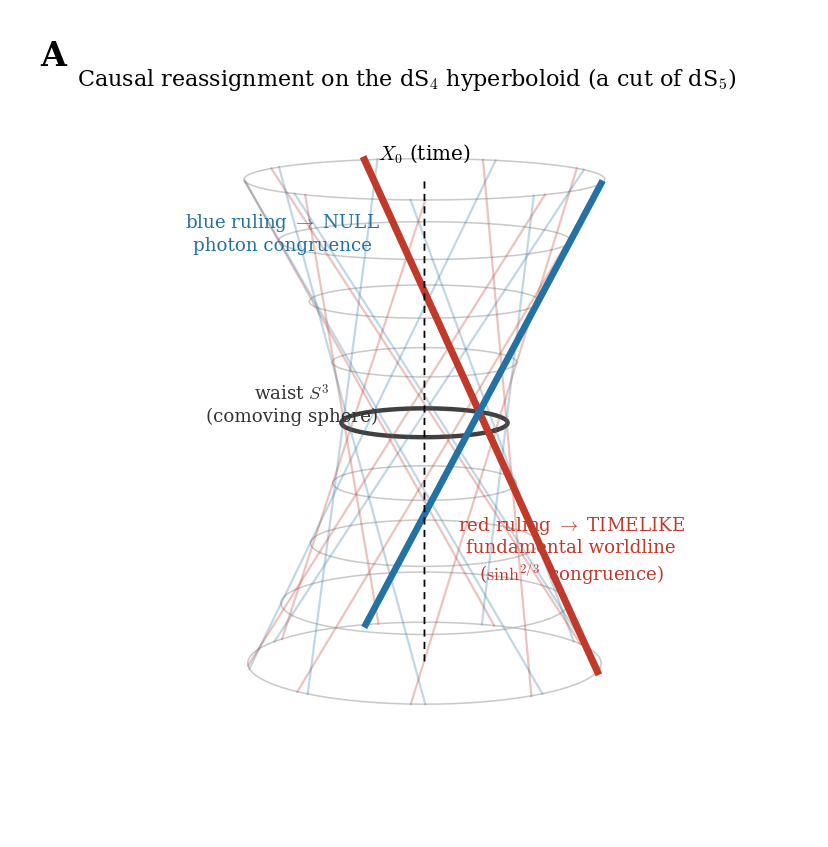

Python code for this plot:
"""Panel A - causal reassignment on the dS4 hyperboloid (a cut of the dS5 substrate).
Equilateral one-sheeted hyperboloid x^2+y^2-z^2=alpha^2 (a=b=alpha => null rulings = light cone).
Two straight null ruling families:  F1 (red)  -> reassigned TIMELIKE (fundamental worldlines, sinh^{2/3});
                                     F2 (blue) -> reassigned NULL (photon congruence).
Waist S^3 (z=0) and expanding at-rest S^3 slices (horizontal circles)."""
import numpy as np, matplotlib
matplotlib.use('Agg'); import matplotlib.pyplot as plt
from mpl_toolkits.mplot3d import Axes3D  # noqa
plt.rcParams.update({'font.family':'serif','font.size':11,'mathtext.fontset':'cm'})

zmax=1.9; t=np.linspace(-zmax,zmax,60)
def ruling(phi,sign):
    x=np.cos(phi)-sign*t*np.sin(phi); y=np.sin(phi)+sign*t*np.cos(phi); z=t
    return x,y,z
fig=plt.figure(figsize=(6.0,5.2)); ax=fig.add_subplot(111,projection='3d')
# at-rest S^3 slices (expanding circles) - light grey
for zc in np.linspace(-zmax,zmax,9):
    R=np.sqrt(1+zc**2); ph=np.linspace(0,2*np.pi,80)
    ax.plot(R*np.cos(ph),R*np.sin(ph),zc*np.ones_like(ph),color='0.7',lw=0.7,alpha=0.7)
# waist S^3 emphasised
ph=np.linspace(0,2*np.pi,120)
ax.plot(np.cos(ph),np.sin(ph),0*ph,color='0.25',lw=2.0)
# ruling families
phis=np.linspace(0,2*np.pi,10)[:-1]
for i,phi in enumerate(phis):
    x,y,z=ruling(phi,+1); ax.plot(x,y,z,color='#c0392b',lw=1.0,alpha=0.30)   # F1 red -> timelike
    x,y,z=ruling(phi,-1); ax.plot(x,y,z,color='#2471a3',lw=1.0,alpha=0.28)  # F2 blue -> null
# highlight ONE reassigned fundamental worldline (red) and ONE photon (blue)
x,y,z=ruling(phis[2],+1); ax.plot(x,y,z,color='#c0392b',lw=3.2)
x,y,z=ruling(phis[2],-1); ax.plot(x,y,z,color='#2471a3',lw=3.0)
# time axis
ax.plot([0,0],[0,0],[-zmax,zmax],color='k',lw=0.8,ls=(0,(4,3)))
ax.text(0,0,zmax+0.15,r'$X_0$ (time)',fontsize=9,ha='center')
# labels
ax.text(2.05,0.0,-1.1,'red ruling $\\to$ TIMELIKE\nfundamental worldline\n($\\sinh^{2/3}$ congruence)',color='#c0392b',fontsize=8.2,ha='center')
ax.text(-2.05,0.0,1.25,'blue ruling $\\to$ NULL\nphoton congruence',color='#2471a3',fontsize=8.2,ha='center')
ax.text(-1.15,-1.15,0.05,'waist $S^3$\n(comoving sphere)',color='0.2',fontsize=8.2,ha='center')
ax.text2D(0.0,0.99,'A',transform=ax.transAxes,fontsize=15,fontweight='bold')
ax.text2D(0.05,0.99,r'Causal reassignment on the dS$_4$ hyperboloid (a cut of dS$_5$)',transform=ax.transAxes,fontsize=10,va='top')
ax.view_init(elev=10,azim=-58); ax.set_box_aspect((1,1,1.25))
ax.set_axis_off()
plt.subplots_adjust(left=0.0,right=0.98,top=0.92,bottom=0.02)
plt.savefig('panelA_reassign.png',dpi=160,bbox_inches='tight',pad_inches=0.25)
plt.savefig('panelA_reassign.pdf',bbox_inches='tight')
print('ok')
